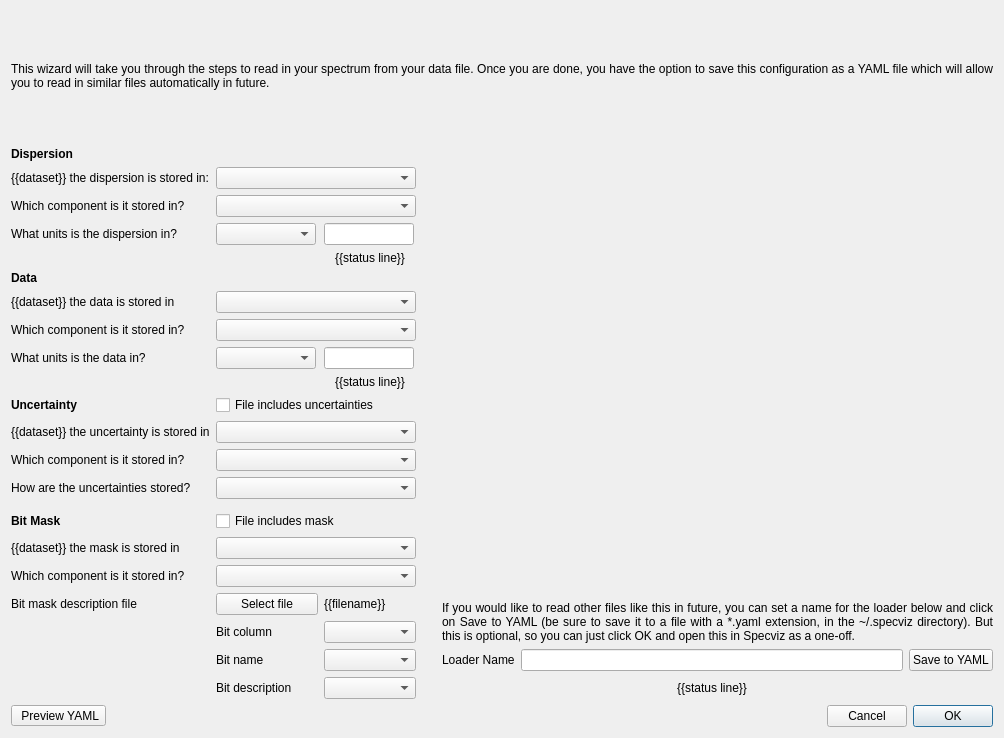
<?xml version="1.0" encoding="UTF-8"?>
<ui version="4.0">
 <class>Dialog</class>
 <widget class="QDialog" name="Dialog">
  <property name="geometry">
   <rect>
    <x>0</x>
    <y>0</y>
    <width>1004</width>
    <height>738</height>
   </rect>
  </property>
  <property name="windowTitle">
   <string>Dialog</string>
  </property>
  <layout class="QVBoxLayout" name="verticalLayout_2">
   <item>
    <widget class="QLabel" name="label">
     <property name="sizePolicy">
      <sizepolicy hsizetype="Preferred" vsizetype="Expanding">
       <horstretch>0</horstretch>
       <verstretch>0</verstretch>
      </sizepolicy>
     </property>
     <property name="text">
      <string>This wizard will take you through the steps to read in your spectrum from your data file. Once you are done, you have the option to save this configuration as a YAML file which will allow you to read in similar files automatically in future.</string>
     </property>
     <property name="alignment">
      <set>Qt::AlignJustify|Qt::AlignVCenter</set>
     </property>
     <property name="wordWrap">
      <bool>true</bool>
     </property>
    </widget>
   </item>
   <item>
    <layout class="QHBoxLayout" name="horizontalLayout_4">
     <item>
      <layout class="QGridLayout" name="gridLayout">
       <item row="20" column="2">
        <widget class="QComboBox" name="combo_bit_name"/>
       </item>
       <item row="11" column="1" colspan="2">
        <widget class="QComboBox" name="combo_uncertainty_dataset">
         <property name="sizePolicy">
          <sizepolicy hsizetype="Fixed" vsizetype="Fixed">
           <horstretch>0</horstretch>
           <verstretch>0</verstretch>
          </sizepolicy>
         </property>
         <property name="minimumSize">
          <size>
           <width>200</width>
           <height>0</height>
          </size>
         </property>
         <property name="sizeAdjustPolicy">
          <enum>QComboBox::AdjustToMinimumContentsLength</enum>
         </property>
        </widget>
       </item>
       <item row="10" column="1" colspan="2">
        <widget class="QCheckBox" name="bool_uncertainties">
         <property name="text">
          <string>File includes uncertainties</string>
         </property>
        </widget>
       </item>
       <item row="17" column="0">
        <widget class="QLabel" name="label_uncertainty_component">
         <property name="text">
          <string>Which component is it stored in?</string>
         </property>
        </widget>
       </item>
       <item row="12" column="1" colspan="2">
        <widget class="QComboBox" name="combo_uncertainty_component">
         <property name="sizePolicy">
          <sizepolicy hsizetype="Fixed" vsizetype="Fixed">
           <horstretch>0</horstretch>
           <verstretch>0</verstretch>
          </sizepolicy>
         </property>
         <property name="minimumSize">
          <size>
           <width>200</width>
           <height>0</height>
          </size>
         </property>
         <property name="sizeAdjustPolicy">
          <enum>QComboBox::AdjustToMinimumContentsLength</enum>
         </property>
        </widget>
       </item>
       <item row="3" column="0">
        <widget class="QLabel" name="label_dispersion_units">
         <property name="text">
          <string>What units is the dispersion in?</string>
         </property>
        </widget>
       </item>
       <item row="2" column="1" colspan="2">
        <widget class="QComboBox" name="combo_dispersion_component">
         <property name="sizePolicy">
          <sizepolicy hsizetype="Fixed" vsizetype="Fixed">
           <horstretch>0</horstretch>
           <verstretch>0</verstretch>
          </sizepolicy>
         </property>
         <property name="minimumSize">
          <size>
           <width>200</width>
           <height>0</height>
          </size>
         </property>
         <property name="sizeAdjustPolicy">
          <enum>QComboBox::AdjustToMinimumContentsLength</enum>
         </property>
        </widget>
       </item>
       <item row="18" column="1">
        <widget class="QPushButton" name="button_select_mask_file">
         <property name="text">
          <string>Select file</string>
         </property>
        </widget>
       </item>
       <item row="20" column="4">
        <widget class="QLabel" name="label_5">
         <property name="sizePolicy">
          <sizepolicy hsizetype="Preferred" vsizetype="Expanding">
           <horstretch>0</horstretch>
           <verstretch>0</verstretch>
          </sizepolicy>
         </property>
         <property name="text">
          <string>Loader Name</string>
         </property>
        </widget>
       </item>
       <item row="19" column="1">
        <widget class="QLabel" name="label_9">
         <property name="text">
          <string>Bit column</string>
         </property>
        </widget>
       </item>
       <item row="20" column="5">
        <widget class="QLineEdit" name="loader_name">
         <property name="sizePolicy">
          <sizepolicy hsizetype="Expanding" vsizetype="Expanding">
           <horstretch>0</horstretch>
           <verstretch>0</verstretch>
          </sizepolicy>
         </property>
        </widget>
       </item>
       <item row="20" column="1">
        <widget class="QLabel" name="label_10">
         <property name="text">
          <string>Bit name</string>
         </property>
        </widget>
       </item>
       <item row="18" column="2">
        <widget class="QLabel" name="label_filename">
         <property name="text">
          <string>{{filename}}</string>
         </property>
        </widget>
       </item>
       <item row="15" column="0">
        <widget class="QLabel" name="label_4">
         <property name="font">
          <font>
           <weight>75</weight>
           <bold>true</bold>
          </font>
         </property>
         <property name="text">
          <string>Bit Mask</string>
         </property>
        </widget>
       </item>
       <item row="9" column="2">
        <widget class="QLabel" name="label_data_status">
         <property name="text">
          <string>{{status line}}</string>
         </property>
         <property name="alignment">
          <set>Qt::AlignCenter</set>
         </property>
        </widget>
       </item>
       <item row="5" column="0">
        <widget class="QLabel" name="label_3">
         <property name="font">
          <font>
           <weight>75</weight>
           <bold>true</bold>
          </font>
         </property>
         <property name="text">
          <string>Data</string>
         </property>
        </widget>
       </item>
       <item row="21" column="5">
        <widget class="QLabel" name="label_loader_name_status">
         <property name="sizePolicy">
          <sizepolicy hsizetype="Preferred" vsizetype="Fixed">
           <horstretch>0</horstretch>
           <verstretch>0</verstretch>
          </sizepolicy>
         </property>
         <property name="styleSheet">
          <string notr="true"/>
         </property>
         <property name="text">
          <string>{{status line}}</string>
         </property>
         <property name="alignment">
          <set>Qt::AlignCenter</set>
         </property>
        </widget>
       </item>
       <item row="3" column="1">
        <widget class="QComboBox" name="combo_dispersion_units">
         <property name="sizePolicy">
          <sizepolicy hsizetype="Fixed" vsizetype="Fixed">
           <horstretch>0</horstretch>
           <verstretch>0</verstretch>
          </sizepolicy>
         </property>
         <property name="minimumSize">
          <size>
           <width>100</width>
           <height>0</height>
          </size>
         </property>
         <property name="sizeAdjustPolicy">
          <enum>QComboBox::AdjustToMinimumContentsLength</enum>
         </property>
        </widget>
       </item>
       <item row="3" column="3">
        <spacer name="horizontalSpacer_2">
         <property name="orientation">
          <enum>Qt::Horizontal</enum>
         </property>
         <property name="sizeType">
          <enum>QSizePolicy::Fixed</enum>
         </property>
         <property name="sizeHint" stdset="0">
          <size>
           <width>20</width>
           <height>20</height>
          </size>
         </property>
        </spacer>
       </item>
       <item row="12" column="0">
        <widget class="QLabel" name="label_uncertainty_component">
         <property name="text">
          <string>Which component is it stored in?</string>
         </property>
        </widget>
       </item>
       <item row="10" column="0">
        <widget class="QLabel" name="label_4">
         <property name="font">
          <font>
           <weight>75</weight>
           <bold>true</bold>
          </font>
         </property>
         <property name="text">
          <string>Uncertainty</string>
         </property>
        </widget>
       </item>
       <item row="3" column="2">
        <widget class="QLineEdit" name="value_dispersion_units">
         <property name="sizePolicy">
          <sizepolicy hsizetype="Fixed" vsizetype="Fixed">
           <horstretch>0</horstretch>
           <verstretch>0</verstretch>
          </sizepolicy>
         </property>
         <property name="minimumSize">
          <size>
           <width>90</width>
           <height>0</height>
          </size>
         </property>
         <property name="maximumSize">
          <size>
           <width>90</width>
           <height>16777215</height>
          </size>
         </property>
         <property name="placeholderText">
          <string/>
         </property>
        </widget>
       </item>
       <item row="1" column="0">
        <widget class="QLabel" name="label_dispersion_dataset">
         <property name="text">
          <string>{{dataset}} the dispersion is stored in:</string>
         </property>
        </widget>
       </item>
       <item row="2" column="0">
        <widget class="QLabel" name="label_dispersion_component">
         <property name="text">
          <string>Which component is it stored in?</string>
         </property>
        </widget>
       </item>
       <item row="6" column="0">
        <widget class="QLabel" name="label_data_dataset">
         <property name="text">
          <string>{{dataset}} the data is stored in</string>
         </property>
        </widget>
       </item>
       <item row="15" column="1" colspan="2">
        <widget class="QCheckBox" name="bool_mask">
         <property name="text">
          <string>File includes mask</string>
         </property>
        </widget>
       </item>
       <item row="19" column="2">
        <widget class="QComboBox" name="combo_bit_id"/>
       </item>
       <item row="21" column="1">
        <widget class="QLabel" name="label_11">
         <property name="text">
          <string>Bit description</string>
         </property>
        </widget>
       </item>
       <item row="18" column="0">
        <widget class="QLabel" name="label_data_dataset">
         <property name="font">
          <font>
           <weight>50</weight>
           <bold>false</bold>
          </font>
         </property>
         <property name="text">
          <string>Bit mask description file</string>
         </property>
        </widget>
       </item>
       <item row="20" column="6">
        <widget class="QPushButton" name="button_save_yaml">
         <property name="sizePolicy">
          <sizepolicy hsizetype="Minimum" vsizetype="Fixed">
           <horstretch>0</horstretch>
           <verstretch>0</verstretch>
          </sizepolicy>
         </property>
         <property name="text">
          <string>Save to YAML</string>
         </property>
        </widget>
       </item>
       <item row="16" column="0">
        <widget class="QLabel" name="label_mask_dataset">
         <property name="text">
          <string>{{dataset}} the mask is stored in</string>
         </property>
        </widget>
       </item>
       <item row="7" column="0">
        <widget class="QLabel" name="label_data_component">
         <property name="text">
          <string>Which component is it stored in?</string>
         </property>
        </widget>
       </item>
       <item row="8" column="0">
        <widget class="QLabel" name="label_data_units">
         <property name="text">
          <string>What units is the data in?</string>
         </property>
        </widget>
       </item>
       <item row="0" column="0">
        <widget class="QLabel" name="label_2">
         <property name="font">
          <font>
           <weight>75</weight>
           <bold>true</bold>
          </font>
         </property>
         <property name="text">
          <string>Dispersion</string>
         </property>
        </widget>
       </item>
       <item row="8" column="2">
        <widget class="QLineEdit" name="value_data_units">
         <property name="sizePolicy">
          <sizepolicy hsizetype="Fixed" vsizetype="Fixed">
           <horstretch>0</horstretch>
           <verstretch>0</verstretch>
          </sizepolicy>
         </property>
         <property name="minimumSize">
          <size>
           <width>90</width>
           <height>0</height>
          </size>
         </property>
         <property name="maximumSize">
          <size>
           <width>90</width>
           <height>16777215</height>
          </size>
         </property>
         <property name="placeholderText">
          <string/>
         </property>
        </widget>
       </item>
       <item row="4" column="2">
        <widget class="QLabel" name="label_dispersion_status">
         <property name="text">
          <string>{{status line}}</string>
         </property>
         <property name="alignment">
          <set>Qt::AlignCenter</set>
         </property>
        </widget>
       </item>
       <item row="1" column="1" colspan="2">
        <widget class="QComboBox" name="combo_dispersion_dataset">
         <property name="sizePolicy">
          <sizepolicy hsizetype="Fixed" vsizetype="Fixed">
           <horstretch>0</horstretch>
           <verstretch>0</verstretch>
          </sizepolicy>
         </property>
         <property name="minimumSize">
          <size>
           <width>200</width>
           <height>0</height>
          </size>
         </property>
         <property name="sizeAdjustPolicy">
          <enum>QComboBox::AdjustToMinimumContentsLength</enum>
         </property>
        </widget>
       </item>
       <item row="21" column="2">
        <widget class="QComboBox" name="combo_bit_description"/>
       </item>
       <item row="16" column="1" colspan="2">
        <widget class="QComboBox" name="combo_mask_dataset">
         <property name="sizePolicy">
          <sizepolicy hsizetype="Fixed" vsizetype="Fixed">
           <horstretch>0</horstretch>
           <verstretch>0</verstretch>
          </sizepolicy>
         </property>
         <property name="minimumSize">
          <size>
           <width>200</width>
           <height>0</height>
          </size>
         </property>
        </widget>
       </item>
       <item row="13" column="1" colspan="2">
        <widget class="QComboBox" name="combo_uncertainty_type">
         <property name="sizePolicy">
          <sizepolicy hsizetype="Fixed" vsizetype="Fixed">
           <horstretch>0</horstretch>
           <verstretch>0</verstretch>
          </sizepolicy>
         </property>
         <property name="minimumSize">
          <size>
           <width>200</width>
           <height>0</height>
          </size>
         </property>
         <property name="sizeAdjustPolicy">
          <enum>QComboBox::AdjustToMinimumContentsLength</enum>
         </property>
        </widget>
       </item>
       <item row="13" column="0">
        <widget class="QLabel" name="label_uncertainty_type">
         <property name="text">
          <string>How are the uncertainties stored?</string>
         </property>
        </widget>
       </item>
       <item row="6" column="1" colspan="2">
        <widget class="QComboBox" name="combo_data_dataset">
         <property name="sizePolicy">
          <sizepolicy hsizetype="Fixed" vsizetype="Fixed">
           <horstretch>0</horstretch>
           <verstretch>0</verstretch>
          </sizepolicy>
         </property>
         <property name="minimumSize">
          <size>
           <width>200</width>
           <height>0</height>
          </size>
         </property>
         <property name="sizeAdjustPolicy">
          <enum>QComboBox::AdjustToMinimumContentsLength</enum>
         </property>
        </widget>
       </item>
       <item row="8" column="1">
        <widget class="QComboBox" name="combo_data_units">
         <property name="sizePolicy">
          <sizepolicy hsizetype="Fixed" vsizetype="Fixed">
           <horstretch>0</horstretch>
           <verstretch>0</verstretch>
          </sizepolicy>
         </property>
         <property name="minimumSize">
          <size>
           <width>100</width>
           <height>0</height>
          </size>
         </property>
         <property name="sizeAdjustPolicy">
          <enum>QComboBox::AdjustToMinimumContentsLength</enum>
         </property>
        </widget>
       </item>
       <item row="7" column="1" colspan="2">
        <widget class="QComboBox" name="combo_data_component">
         <property name="sizePolicy">
          <sizepolicy hsizetype="Fixed" vsizetype="Fixed">
           <horstretch>0</horstretch>
           <verstretch>0</verstretch>
          </sizepolicy>
         </property>
         <property name="minimumSize">
          <size>
           <width>200</width>
           <height>0</height>
          </size>
         </property>
         <property name="sizeAdjustPolicy">
          <enum>QComboBox::AdjustToMinimumContentsLength</enum>
         </property>
        </widget>
       </item>
       <item row="11" column="0">
        <widget class="QLabel" name="label_uncertainty_dataset">
         <property name="text">
          <string>{{dataset}} the uncertainty is stored in</string>
         </property>
        </widget>
       </item>
       <item row="0" column="4" rowspan="17" colspan="3">
        <layout class="QVBoxLayout" name="layout_preview"/>
       </item>
       <item row="17" column="1" colspan="2">
        <widget class="QComboBox" name="combo_mask_component">
         <property name="sizePolicy">
          <sizepolicy hsizetype="Fixed" vsizetype="Fixed">
           <horstretch>0</horstretch>
           <verstretch>0</verstretch>
          </sizepolicy>
         </property>
         <property name="minimumSize">
          <size>
           <width>200</width>
           <height>0</height>
          </size>
         </property>
        </widget>
       </item>
       <item row="17" column="4" rowspan="3" colspan="3">
        <widget class="QLabel" name="label_6">
         <property name="text">
          <string>If you would like to read other files like this in future, you can set a name for the loader below and click on Save to YAML (be sure to save it to a file with a *.yaml extension, in the ~/.specviz directory). But this is optional, so you can just click OK and open this in Specviz as a one-off.</string>
         </property>
         <property name="alignment">
          <set>Qt::AlignBottom|Qt::AlignJustify</set>
         </property>
         <property name="wordWrap">
          <bool>true</bool>
         </property>
        </widget>
       </item>
      </layout>
     </item>
    </layout>
   </item>
   <item>
    <layout class="QHBoxLayout" name="horizontalLayout">
     <item>
      <widget class="QToolButton" name="button_yaml">
       <property name="text">
        <string> Preview YAML</string>
       </property>
       <property name="checkable">
        <bool>false</bool>
       </property>
      </widget>
     </item>
     <item>
      <spacer name="horizontalSpacer">
       <property name="orientation">
        <enum>Qt::Horizontal</enum>
       </property>
       <property name="sizeHint" stdset="0">
        <size>
         <width>40</width>
         <height>20</height>
        </size>
       </property>
      </spacer>
     </item>
     <item>
      <widget class="QPushButton" name="button_cancel">
       <property name="text">
        <string>Cancel</string>
       </property>
      </widget>
     </item>
     <item>
      <widget class="QPushButton" name="button_ok">
       <property name="text">
        <string>OK</string>
       </property>
       <property name="default">
        <bool>true</bool>
       </property>
      </widget>
     </item>
    </layout>
   </item>
  </layout>
 </widget>
 <resources/>
 <connections/>
</ui>
